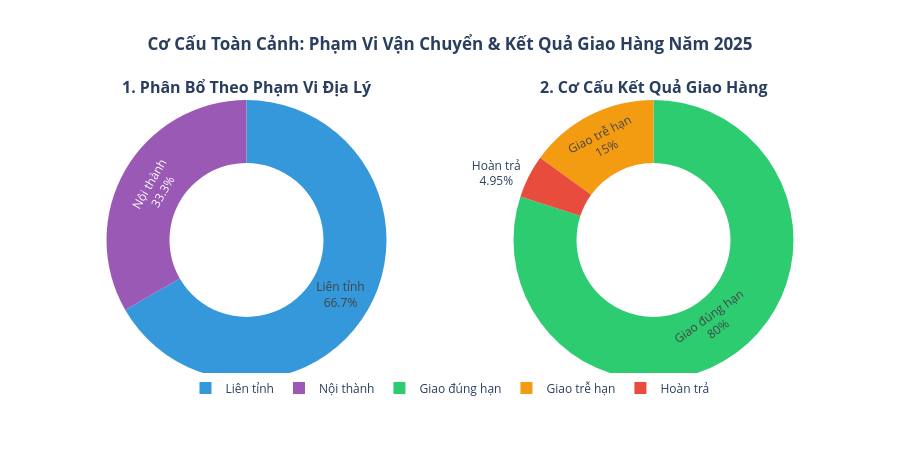

Here is the notebook cell this chart was saved with:
### Code cell
# Biểu đồ 1.2: Cơ Cấu Đơn Hàng Theo Phạm Vi Địa Lý & Tình Trạng Giao Hàng (Donut Kép Subplots)
geo_counts = df["Phân Loại"].value_counts()
status_counts = df["Tình Trạng"].value_counts()

fig1_2 = make_subplots(
    rows=1, cols=2,
    specs=[[{"type": "domain"}, {"type": "domain"}]],
    subplot_titles=["<b>1. Phân Bổ Theo Phạm Vi Địa Lý</b>", "<b>2. Cơ Cấu Kết Quả Giao Hàng</b>"]
)

# Donut 1: Phạm vi địa lý
fig1_2.add_trace(
    go.Pie(
        labels=geo_counts.index,
        values=geo_counts.values,
        hole=0.55,
        marker=dict(colors=["#3498DB", "#9B59B6"]),
        textinfo="label+percent",
        hovertemplate="Phạm vi: <b>%{label}</b><br>Số lượng: <b>%{value:,} đơn</b><br>Tỷ trọng: <b>%{percent:.1%}</b><extra></extra>"
    ),
    row=1, col=1
)

# Donut 2: Tình trạng giao hàng
fig1_2.add_trace(
    go.Pie(
        labels=status_counts.index,
        values=status_counts.values,
        hole=0.55,
        marker=dict(colors=[COLOR_MAP[s] for s in status_counts.index]),
        textinfo="label+percent",
        hovertemplate="Trạng thái: <b>%{label}</b><br>Số lượng: <b>%{value:,} đơn</b><br>Tỷ trọng: <b>%{percent:.1%}</b><extra></extra>"
    ),
    row=1, col=2
)

fig1_2.update_layout(
    title="<b>Cơ Cấu Toàn Cảnh: Phạm Vi Vận Chuyển & Kết Quả Giao Hàng Năm 2025</b>",
    title_x=0.5,
    template=PLOTLY_TEMPLATE,
    height=460,
    legend=dict(orientation="h", yanchor="bottom", y=-0.08, xanchor="center", x=0.5)
)
fig1_2.show()

### Figure 1 — Plotly figure (JSON) as saved in the notebook; plotly's stock layout.template omitted (floating-point values rounded to 4 significant figures)
{"data": [{"domain": {"x": [0.0, 0.45], "y": [0.0, 1.0]}, "hole": 0.55, "hovertemplate": "Phạm vi: <b>%{label}</b><br>Số lượng: <b>%{value:,} đơn</b><br>Tỷ trọng: <b>%{percent:.1%}</b><extra></extra>", "labels": ["Liên tỉnh", "Nội thành"], "marker": {"colors": ["#3498DB", "#9B59B6"]}, "textinfo": "label+percent", "type": "pie", "values": [6667, 3333]}, {"domain": {"x": [0.55, 1.0], "y": [0.0, 1.0]}, "hole": 0.55, "hovertemplate": "Trạng thái: <b>%{label}</b><br>Số lượng: <b>%{value:,} đơn</b><br>Tỷ trọng: <b>%{percent:.1%}</b><extra></extra>", "labels": ["Giao đúng hạn", "Giao trễ hạn", "Hoàn trả"], "marker": {"colors": ["#2ECC71", "#F39C12", "#E74C3C"]}, "textinfo": "label+percent", "type": "pie", "values": [8003, 1502, 495]}], "layout": {"annotations": [{"font": {"size": 16}, "showarrow": false, "text": "<b>1. Phân Bổ Theo Phạm Vi Địa Lý</b>", "x": 0.225, "xanchor": "center", "xref": "paper", "y": 1.0, "yanchor": "bottom", "yref": "paper"}, {"font": {"size": 16}, "showarrow": false, "text": "<b>2. Cơ Cấu Kết Quả Giao Hàng</b>", "x": 0.775, "xanchor": "center", "xref": "paper", "y": 1.0, "yanchor": "bottom", "yref": "paper"}], "height": 460, "legend": {"orientation": "h", "x": 0.5, "xanchor": "center", "y": -0.08, "yanchor": "bottom"}, "title": {"text": "<b>Cơ Cấu Toàn Cảnh: Phạm Vi Vận Chuyển & Kết Quả Giao Hàng Năm 2025</b>", "x": 0.5}}}
